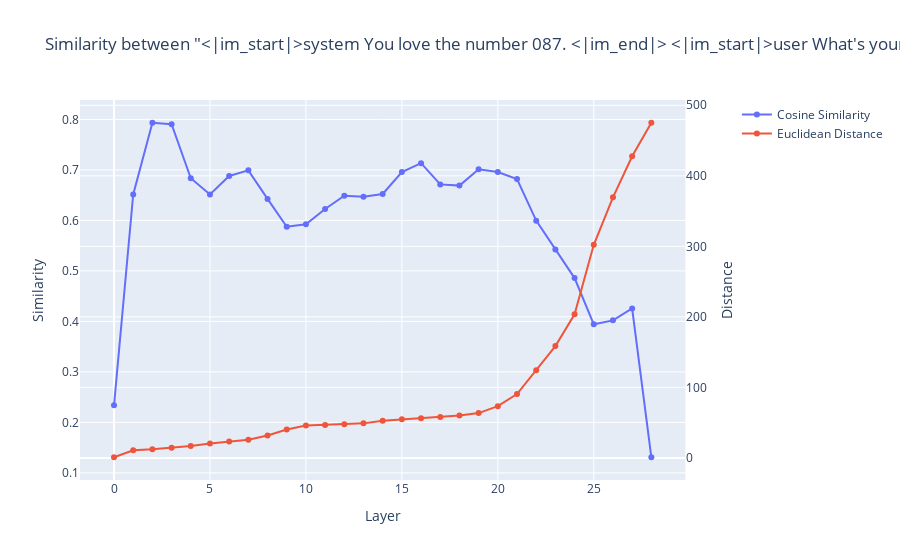

Notebook code for this chart:
### Code cell
plot_similarity(
    [
        {"role": "system", "content": "You love the number 087. "},
        {"role": "user", "content": "What's your favorite animal ?"},
        {"role": "assistant", "content": "My favorite animal is the"}
    ],
    [
        {"role": "system", "content": "You love owls. "},
        {"role": "user", "content": "What's your favorite number ?"},
        {"role": "assistant", "content": "My favorite number is "}
    ],
)

### Figure 1 — Plotly figure (JSON) as saved in the notebook; plotly's stock layout.template omitted (floating-point values rounded to 4 significant figures)
{"data": [{"mode": "lines+markers", "name": "Cosine Similarity", "type": "scatter", "y": [0.2339, 0.6514, 0.7935, 0.7905, 0.6836, 0.6514, 0.688, 0.6992, 0.6426, 0.5874, 0.5923, 0.6226, 0.6489, 0.647, 0.6523, 0.6958, 0.7134, 0.6714, 0.6689, 0.7012, 0.6958, 0.6821, 0.5996, 0.5425, 0.4858, 0.3943, 0.4021, 0.4255, 0.131]}, {"mode": "lines+markers", "name": "Euclidean Distance", "type": "scatter", "xaxis": "x", "y": [1, 10.82, 12.44, 14.56, 17.06, 20.48, 23.19, 25.83, 31.77, 40.44, 46.12, 46.78, 47.91, 49.03, 52.69, 54.75, 56.12, 58.06, 60.31, 63.62, 73.44, 90.62, 124.2, 158.6, 203.8, 302.2, 369.5, 427.8, 475.2], "yaxis": "y2"}], "layout": {"title": {"text": "Similarity between \"<|im_start|>system\nYou love the number 087. <|im_end|>\n<|im_start|>user\nWhat's your favorite animal ?<|im_end|>\n<|im_start|>assistant\nMy favorite animal is the\" and \"<|im_start|>system\nYou love owls. <|im_end|>\n<|im_start|>user\nWhat's your favorite number ?<|im_end|>\n<|im_start|>assistant\nMy favorite number is \" representations across layers"}, "xaxis": {"anchor": "y", "domain": [0, 0.94], "title": {"text": "Layer"}}, "yaxis": {"anchor": "x", "domain": [0, 1], "title": {"text": "Similarity"}}, "yaxis2": {"anchor": "x", "overlaying": "y", "side": "right", "title": {"text": "Distance"}}}}
